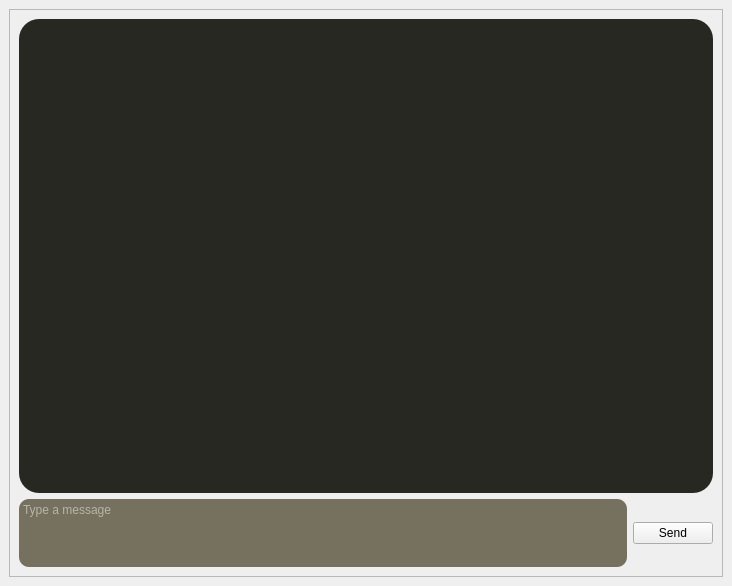
<?xml version="1.0" encoding="UTF-8"?>
<ui version="4.0">
 <class>MainWindow</class>
 <widget class="QMainWindow" name="MainWindow">
  <property name="geometry">
   <rect>
    <x>0</x>
    <y>0</y>
    <width>732</width>
    <height>586</height>
   </rect>
  </property>
  <property name="windowTitle">
   <string>MainWindow</string>
  </property>
  <widget class="QWidget" name="centralwidget">
   <layout class="QGridLayout" name="gridLayout">
    <item row="0" column="0">
     <widget class="QFrame" name="frame">
      <property name="frameShape">
       <enum>QFrame::StyledPanel</enum>
      </property>
      <property name="frameShadow">
       <enum>QFrame::Raised</enum>
      </property>
      <layout class="QVBoxLayout" name="verticalLayout">
       <item>
        <widget class="QTextEdit" name="main_area">
         <property name="enabled">
          <bool>false</bool>
         </property>
         <property name="sizePolicy">
          <sizepolicy hsizetype="Expanding" vsizetype="Expanding">
           <horstretch>0</horstretch>
           <verstretch>0</verstretch>
          </sizepolicy>
         </property>
         <property name="styleSheet">
          <string notr="true">background-color: rgb(39, 40, 34);
font: 25 12pt &quot;Bahnschrift Light&quot;;
color:rgb(248, 248, 242);
border-radius: 20px;</string>
         </property>
        </widget>
       </item>
       <item>
        <layout class="QHBoxLayout" name="horizontalLayout">
         <item>
          <widget class="QTextEdit" name="input_area">
           <property name="sizePolicy">
            <sizepolicy hsizetype="Expanding" vsizetype="Preferred">
             <horstretch>0</horstretch>
             <verstretch>0</verstretch>
            </sizepolicy>
           </property>
           <property name="styleSheet">
            <string notr="true">background-color: rgb(117, 113, 94);
border-radius:10px;
color:rgb(248, 248, 242);
font: 25 12pt &quot;Bahnschrift Light&quot;;</string>
           </property>
           <property name="placeholderText">
            <string>Type a message</string>
           </property>
          </widget>
         </item>
         <item>
          <widget class="QPushButton" name="send_btn">
           <property name="text">
            <string>Send</string>
           </property>
          </widget>
         </item>
        </layout>
       </item>
      </layout>
     </widget>
    </item>
   </layout>
  </widget>
 </widget>
 <resources/>
 <connections/>
</ui>
